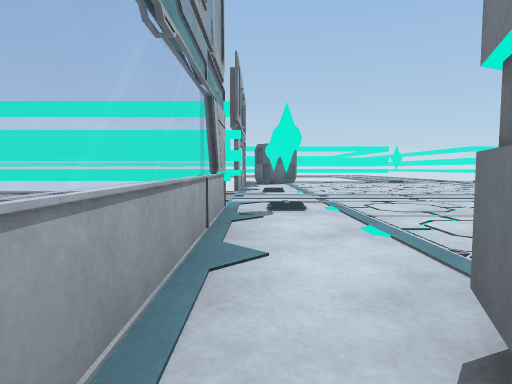
View 1 (above)

13 first-person views from a walk through a 3-D level made in the Unity game engine. The camera is 0.66 m above the floor, tilts 4° down and sees 75° across. Doors are open. The floor is counted in squares, 1 m on a side. Each view is taken from the middle of a square. On the plan, view 1 faces up. The plan holds only what a view shows up to about 10 squares ahead; the rest is blank. The place goes on beyond the plan. The player is left out. Some animated figures are left out. Surface patterns are stand-ins for the level's own textures.

View 2
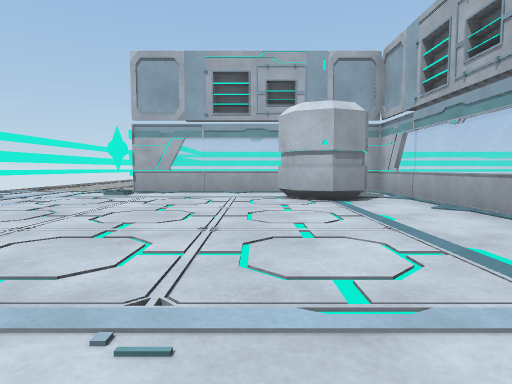

View 3
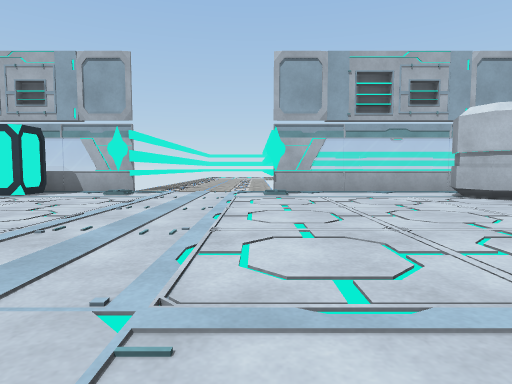

View 4
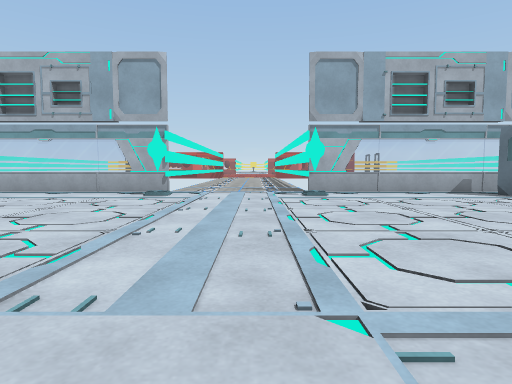

View 5
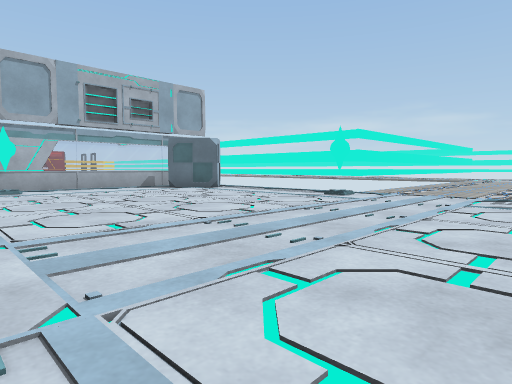

View 6
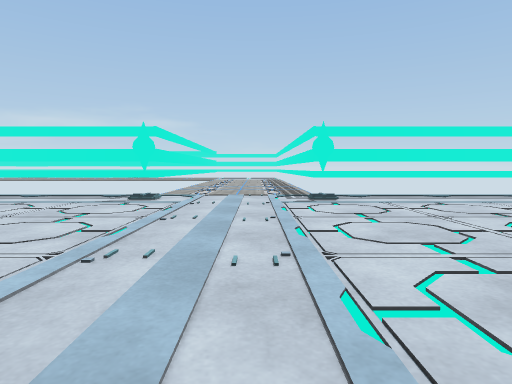

View 7
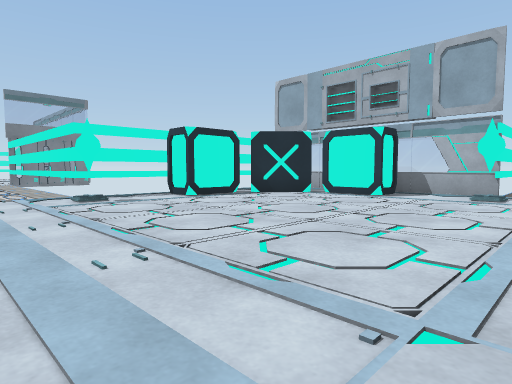

View 8
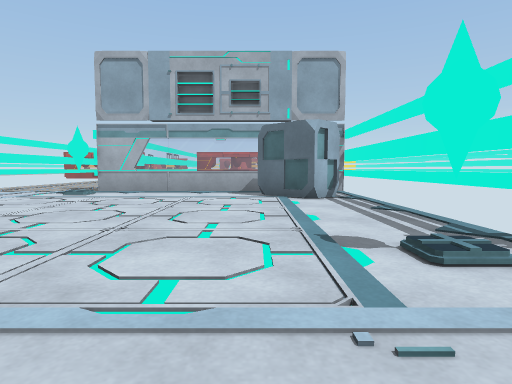

View 9
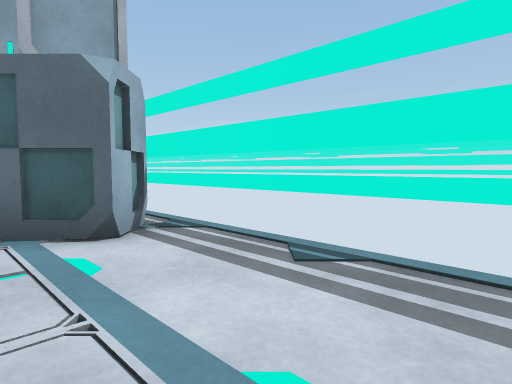

View 10
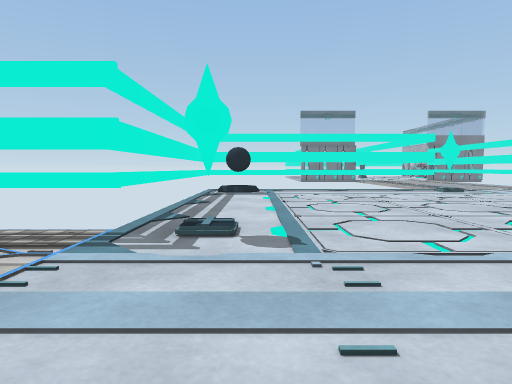

View 11
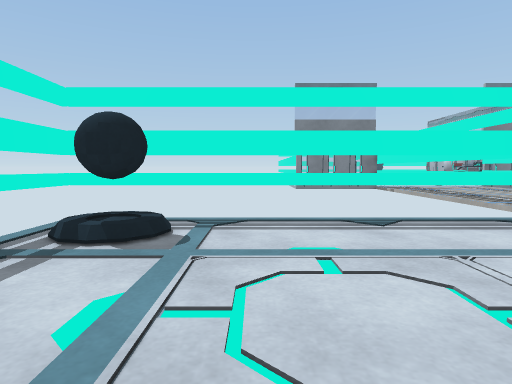

View 12
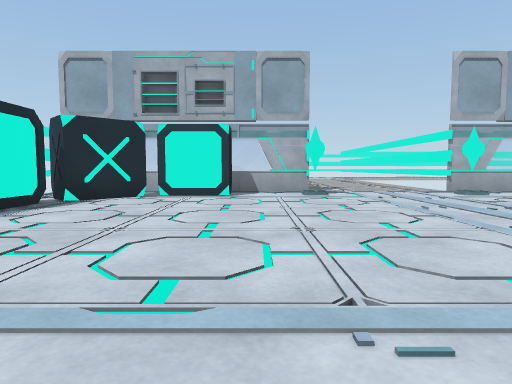

View 13
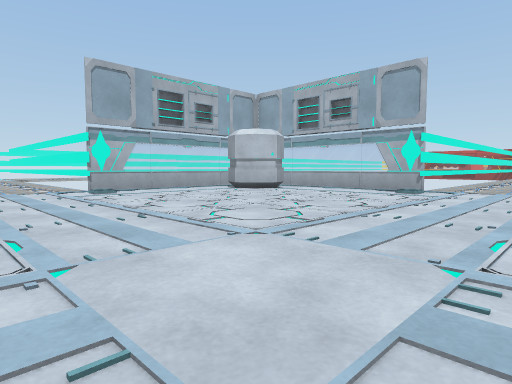

### Floor plan
Key: @ floor where view 1 was taken; # wall or solid block; . floor; D open door; = window, fence, low wall or low ledge; B box; A vase; O other object.
Columns run from 8 left of view 1 to 18 right of it. Each row starts with its distance up from view 1.
 20                    O
 19               O    O
 18               O    O
 17         ######ODDDD########
 16        # B....ODDDO.....AA#
 15        =##....O...O.....AA#
 14        =.B................#
 13        =..................#
 12        =..................#
 11        =..................#
 10        #O........... ...O.
  9        DO...........   .OD
  8        DD.............  .D
  7        DD................D
  6        DO...............ODD
  5 OOOOOOO#O...............O.O
  4        =..................#
  3        =................###
  2        =................#
  1        =.##............BB
  0        =@##...O...O..##BB
 -1        #......ODDDO..#B
 -2        ##=====#DDDD#==
 -3                    O

Positions as (right, up) in squares from view 1, and headings:
1: (0, 0), facing up
2: (3, 8), facing down
3: (7, 8), facing down
4: (9, 8), facing left
5: (11, 8), facing up-left
6: (9, 8), facing up
7: (9, 8), facing down-right
8: (9, 14), facing left
9: (5, 14), facing up-left
10: (7, 15), facing right
11: (13, 14), facing right
12: (12, 8), facing down
13: (10, 9), facing down-left
